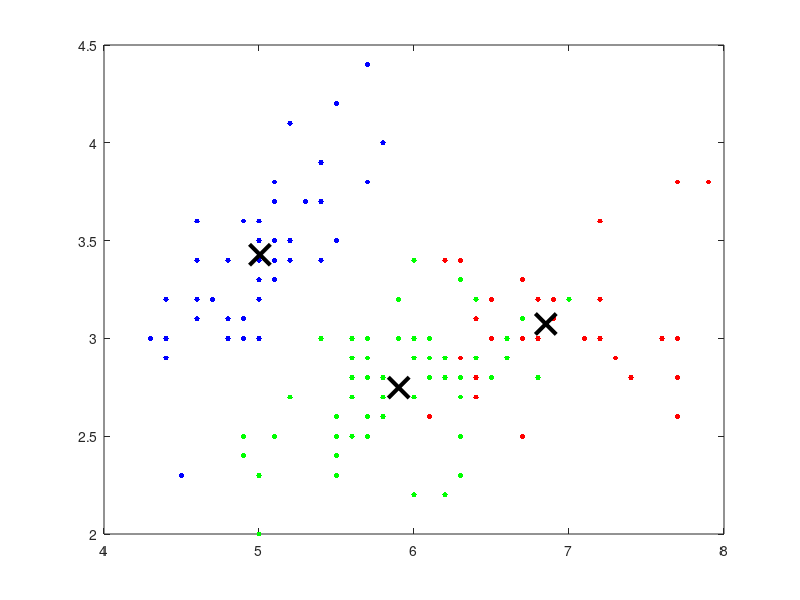

Reproduce this figure in MATLAB. (Note: this script raises an error after producing the figure.)
clc;
clear all;

load irisdataset.txt
X = irisdataset;



[idx,C] = kmeans(X,3);



figure;
plot(X(idx==1,1),X(idx==1,2),'r.','MarkerSize',12)
hold on
plot(X(idx==2,1),X(idx==2,2),'b.','MarkerSize',12)
hold on
plot(X(idx==3,1),X(idx==3,2),'g.','MarkerSize',12)
plot(C(:,1),C(:,2),'kx',...
     'MarkerSize',15,'LineWidth',3) 
legend('Cluster 1','Cluster 2','Cluster 3','Centroids',...
       'Location','NW')
title 'Cluster Assignments and Centroids'
hold off


%confusion matrix

tx = tall(X);
ty = tall(X);
numObs = gather(length(ty));   % gather collects tall array into memory
s = RandStream('mlfg6331_64'); % For reproducibility
numTrain = floor(numObs/2);
[txTrain,trIdx] = datasample(s,tx,numTrain,'Replace',false);
tyTrain = ty(trIdx); 
mdl = fitctree(txTrain,tyTrain); 
txTest = tx(~trIdx,:);
label = predict(mdl,txTest);
tyTest = ty(~trIdx);
[C,order] = confusionmat(tyTest,label);